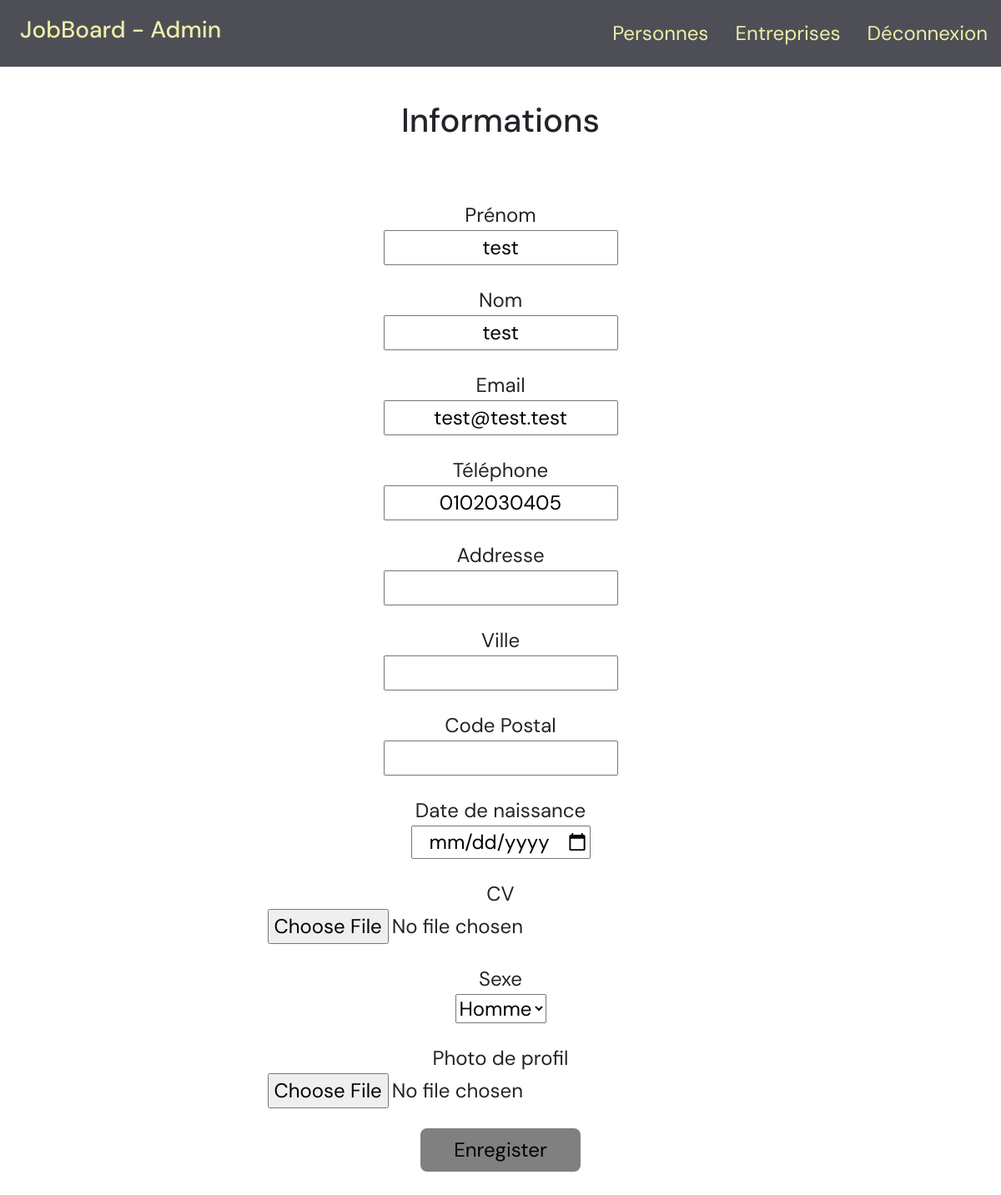
Screenshot of /admin/update_people.php?id=35 (signed in) with the database file from the repository.
### tables this page shows
CREATE TABLE IF NOT EXISTS `people` (
  `id` int(11) NOT NULL AUTO_INCREMENT,
  `first_name` varchar(255) DEFAULT NULL,
  `last_name` varchar(255) DEFAULT NULL,
  `email` varchar(255) DEFAULT NULL,
  `password` varchar(255) DEFAULT NULL,
  `phone` varchar(255) DEFAULT NULL,
  `postal_code` varchar(255) DEFAULT NULL,
  `city` varchar(255) DEFAULT NULL,
  `addr` varchar(255) DEFAULT NULL,
  `birthdate` date DEFAULT NULL,
  `CV` blob,
  `sex` varchar(255) DEFAULT NULL,
  `picture` blob,
  `gender` tinyint(1) DEFAULT NULL,
  PRIMARY KEY (`id`)
);

### admin/update_people.php (the view, shortened to what this page needs)
<!DOCTYPE html>
<html lang="en">
<head>
    <link rel="stylesheet" href="https://cdnjs.cloudflare.com/ajax/libs/twitter-bootstrap/5.1.0/css/bootstrap.min.css">
    <link rel="stylesheet" href="https://cdnjs.cloudflare.com/ajax/libs/font-awesome/5.15.4/css/all.min.css">
    <link rel="stylesheet" href="style/nav.css">
    <link rel="stylesheet" href="style/update.css">
</head>
<body>
    <?php session_start();
    require_once('component/nav.php');
    require_once('../configs/database.php');
    $id = $_GET['id'];
    ?>
    <?php
    foreach ($db->query("SELECT * FROM people WHERE id = $id") as $row) {
    ?>
        <h1 style="margin-top: 5vh; text-align:center">Informations</h1>
        <form action="" method="POST">
            <div class="form">
                <div class="content">
                    <label for="first_name">Prénom</label>
                    <input type="text" name="first_name" id="first_name" value="<?= $row['first_name'] ?>">
                </div>
                <div class="content">
                    <label for="last_name">Nom</label>
                    <input type="text" name="last_name" id="last_name" value="<?= $row['last_name'] ?>">
                </div>
                <div class="content">
                    <label for="email">Email</label>
                    <input type="email" name="email" id="email" value="<?= $row['email'] ?>">
                </div>
                <div class="content">
                    <label for="phone">Téléphone</label>
                    <input type="tel" name="phone" id="phone" value="<?= $row['phone'] ?>">
                </div>
                <div class="content">
                    <label for="addr">Addresse</label>
                    <input type="text" name="addr" id="addr" value="<?= $row['addr'] ?>">
                </div>
                <div class="content">
                    <label for="city">Ville</label>
                    <input type="text" name="city" id="city" value="<?= $row['city'] ?>">
                </div>
                <div class="content">
                    <label for="postal_code">Code Postal</label>
                    <input type="text" name="postal_code" id="postal_code" value="<?= $row['postal_code'] ?>">
                </div>
                <div class="content">
                    <label for="birthdate">Date de naissance</label>
                    <input type="date" name="birthdate" id="birthdate" value="<?= $row['birthdate'] ?>">
                </div>
                <div class="content">
                    <label for="CV">CV</label>
                    <input type="file" name="CV" id="CV" value="<?= $row['CV'] ?>">
                </div>
                <div class="content">
                    <label for="sex">Sexe</label>
                    <select name="sex" id="sex">
                        <option value="Homme">Homme</option>
                    </select>
                </div>
                <div class="content">
                    <label for="picture">Photo de profil</label>
                    <input type="file" name="picture" id="picture" value="<?= $row['picture'] ?>">
                </div>
                <button style="background-color: grey;" type="submit">Enregister</button>
            </div>
        </form>
    <?php
    }
    ?>
</body>
</html>

### admin/style/update.css (style rules this page uses)
body { font-family: 'DM Sans', sans-serif; }
form { text-align: center; padding: 5vh 50vh 10vh 50vh; font-size: 3vh; }
.form { padding-top: 3vh; padding-bottom: 3vh; border-radius: 1vh; }
.content { margin-bottom: 3vh; justify-content: center; display: grid; flex-direction: column; }
button { border:none; transition: 0.2s; border-radius: 1vh; padding: 1vh 5vh 1vh 5vh; }
input { text-align: center; }

### rows the page displays
people: first_name "test", last_name "test", email "test@test.test", phone "0102030405"
